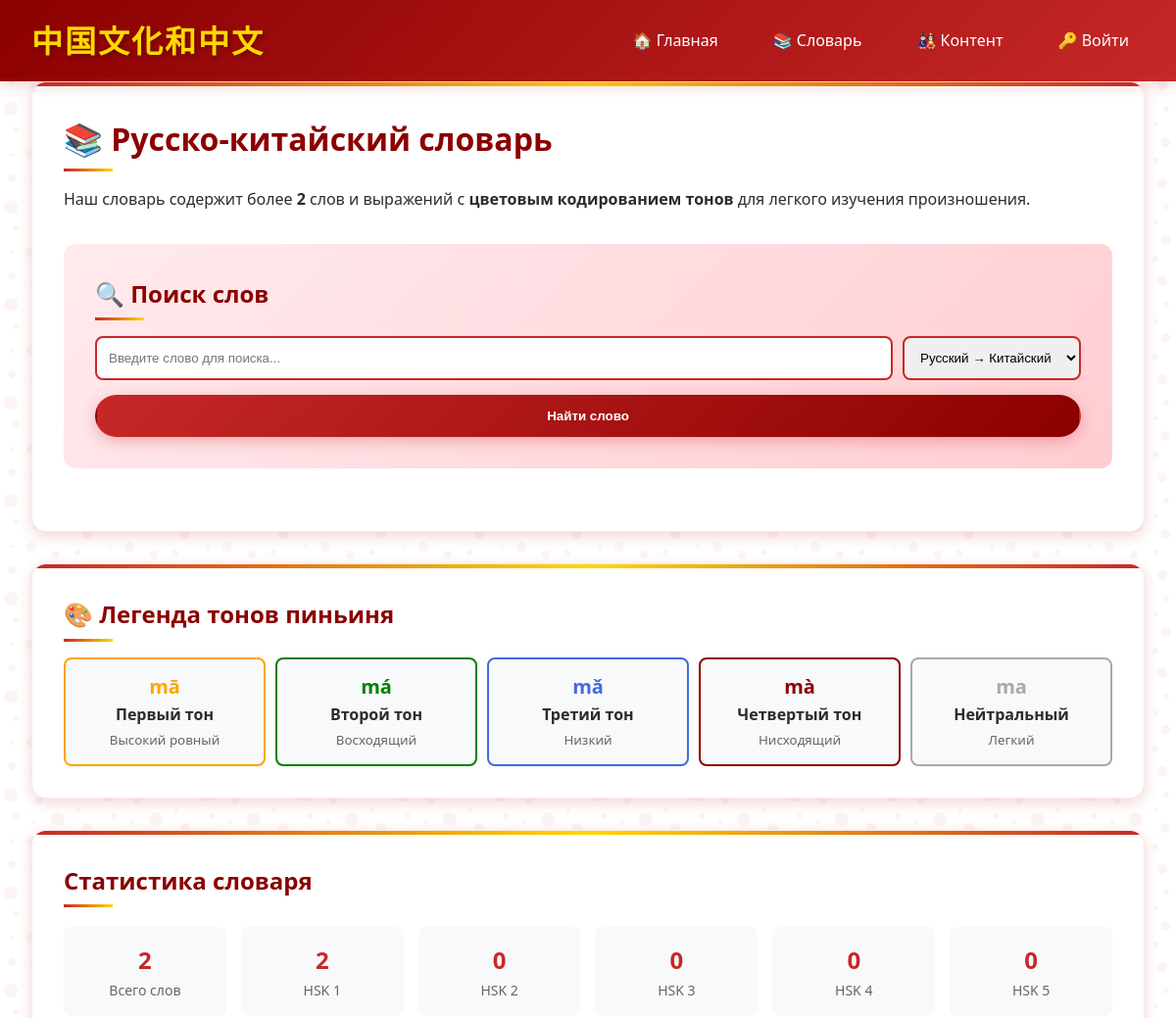
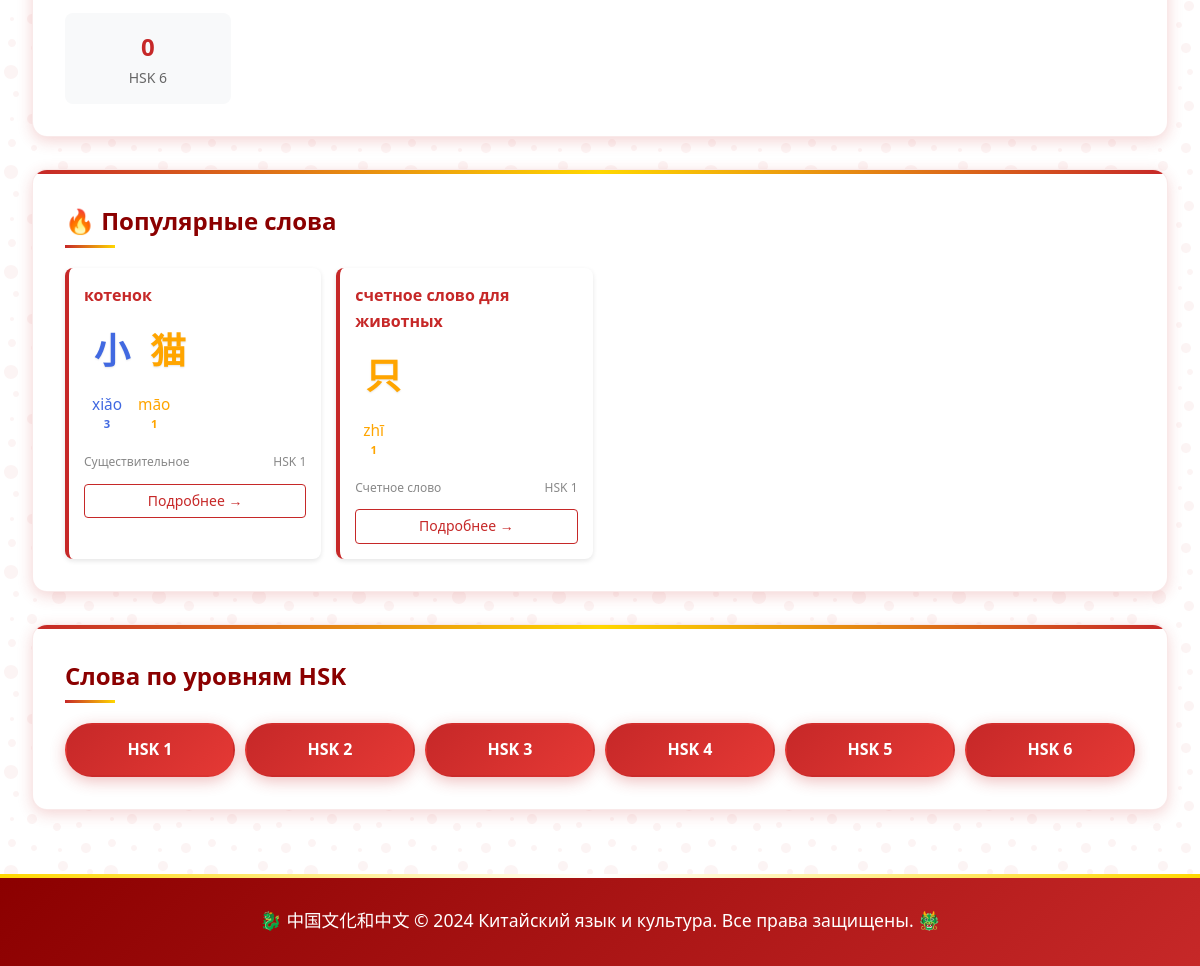
Page /dictionary/ on the committed database (2 pictures, top to bottom).
### apps/dictionary/models.py (models this page shows, shortened)
class Word(models.Model):
    PART_OF_SPEECH_CHOICES = [
        ('noun', 'Существительное'),
        ('verb', 'Глагол'),
        ('adjective', 'Прилагательное'),
        ('adverb', 'Наречие'),
        ('pronoun', 'Местоимение'),
        ('numeral', 'Числительное'),
        ('preposition', 'Предлог'),
        ('conjunction', 'Союз'),
        ('interjection', 'Междометие'),
        ('measure word', ' Счетное слово')
    ]
    russian = models.CharField(max_length=200, verbose_name="Русское слово")
    chinese_simplified = models.CharField(max_length=100, verbose_name="Китайский (упрощенный)")
    pinyin = models.CharField(max_length=200, verbose_name="Пиньинь")
    part_of_speech = models.CharField(max_length=20, choices=PART_OF_SPEECH_CHOICES, default='noun')
    hsk_level = models.IntegerField(verbose_name="Уровень HSK", default=1)
    created_at = models.DateTimeField(auto_now_add=True)
    updated_at = models.DateTimeField(auto_now=True)
    class Meta:
        verbose_name = "Слово"
        verbose_name_plural = "Слова"
        ordering = ['russian']
        indexes = [
            models.Index(fields=['russian']),
            models.Index(fields=['chinese_simplified']),
            models.Index(fields=['pinyin']),
        ]

### apps/dictionary/views.py (the view)
# urls.py: path('', views.dictionary_home, name='home'),
def dictionary_home(request):
    featured_words = Word.objects.all()[:8]
    total_words = Word.objects.count()
    words_by_hsk = {
        'HSK 1': Word.objects.filter(hsk_level=1).count(),
        'HSK 2': Word.objects.filter(hsk_level=2).count(),
        'HSK 3': Word.objects.filter(hsk_level=3).count(),
        'HSK 4': Word.objects.filter(hsk_level=4).count(),
        'HSK 5': Word.objects.filter(hsk_level=5).count(),
        'HSK 6': Word.objects.filter(hsk_level=6).count(),
    }
    return render(request, 'dictionary/home.html', {
        'featured_words': featured_words,
        'total_words': total_words,
        'words_by_hsk': words_by_hsk,
    })

### apps/dictionary/templatetags/pinyin_filters.py (called while the page is built, shortened)
def split_pinyin_syllables(pinyin_text):
    if not pinyin_text:
        return []
    pinyin_text = pinyin_text.lower().strip()
    pattern = r'([bcdfghjklmnpqrstwxyz]*[aeiouüāáǎàēéěèīíǐìōóǒòūúǔùǖǘǚǜ]+[ng]*)'
    syllables = re.findall(pattern, pinyin_text)
    syllables = [syl for syl in syllables if syl]
    return syllables

def detect_tone(syllable):
    tone_mapping = {
        'ā': 1, 'á': 2, 'ǎ': 3, 'à': 4,
        'ē': 1, 'é': 2, 'ě': 3, 'è': 4,
        'ī': 1, 'í': 2, 'ǐ': 3, 'ì': 4,
        'ō': 1, 'ó': 2, 'ǒ': 3, 'ò': 4,
        'ū': 1, 'ú': 2, 'ǔ': 3, 'ù': 4,
        'ǖ': 1, 'ǘ': 2, 'ǚ': 3, 'ǜ': 4
    }
    for char in syllable:
        if char in tone_mapping:
            return tone_mapping[char]
    return 0  # нейтральный тон

@register.filter
def colorize_pinyin(pinyin_text):
    if not pinyin_text:
        return ""
    syllables_list = split_pinyin_syllables(pinyin_text)
    if not syllables_list:
        return mark_safe(f'<span style="color: #95a5a6;">{pinyin_text}</span>')
    html_parts = []
    for syllable in syllables_list:
        tone = detect_tone(syllable)
        color = TONE_COLORS.get(tone, TONE_COLORS[0])
        html_parts.append(
            f'<span class="pinyin-syllable" style="color: {color}; margin: 0 3px; display: inline-block; text-align: center; vertical-align: top;">'
            f'<span class="pinyin-text" style="font-size: 1.1em; display: block;">{syllable}</span>'
            f'<span class="tone-indicator" style="font-size: 0.8em; font-weight: bold; display: block;">{tone if tone > 0 else "⁰"}</span>'
            f'</span>'
        )
    return mark_safe(''.join(html_parts))

@register.filter
def colorize_characters(chinese_text, pinyin_text):
    if not chinese_text or not pinyin_text:
        return mark_safe(f'<span style="font-size: 1.5em; font-weight: bold;">{chinese_text or ""}</span>')
    pinyin_syllables = split_pinyin_syllables(pinyin_text)
    characters = list(chinese_text.strip())
    if len(characters) == len(pinyin_syllables):
        html_parts = []
        for char, pinyin_syllable in zip(characters, pinyin_syllables):
            tone = detect_tone(pinyin_syllable)
            color = TONE_COLORS.get(tone, TONE_COLORS[0])
            html_parts.append(
                f'<span class="chinese-char" style="color: {color}; font-size: 1.5em; font-weight: bold; margin: 0 5px; display: inline-block;">{char}</span>'
            )
        return mark_safe(''.join(html_parts))

### templates/dictionary/home.html (shortened to what this page needs)
{% extends 'base.html' %}
{% load pinyin_filters %}
{% block content %}
<div class="card">
    <h1>📚 Русско-китайский словарь</h1>
    <p>Наш словарь содержит более <strong>{{ total_words }}</strong> слов и выражений с <strong>цветовым кодированием тонов</strong> для легкого изучения произношения.</p>
    <div class="search-section" style="background: linear-gradient(135deg, #ffebee 0%, #ffcdd2 100%); padding: 2rem; border-radius: 12px; margin: 2rem 0;">
        <h2>🔍 Поиск слов</h2>
        <form method="get" action="{% url 'dictionary:search' %}" class="search-form">
            <div style="display: flex; gap: 10px; margin-bottom: 15px;">
                <input type="text" name="q" placeholder="Введите слово для поиска..."
                       value="{{ query }}" style="flex: 1; padding: 12px; border: 2px solid #c62828; border-radius: 8px;">
                <select name="type" style="padding: 12px; border: 2px solid #c62828; border-radius: 8px;">
                    <option value="ru-zh">Русский → Китайский</option>
                </select>
            </div>
            <button type="submit" class="btn" style="width: 100%;">Найти слово</button>
        </form>
    </div>
</div>
<div class="card">
    <h2>🎨 Легенда тонов пиньиня</h2>
    <div style="display: grid; grid-template-columns: repeat(auto-fit, minmax(130px, 1fr)); gap: 10px; margin-top: 15px;">
        <div style="text-align: center; padding: 12px; border-radius: 8px; background: #f8f9fa; border: 2px solid #FFA500;">
            <div style="color: #FFA500; font-size: 20px; font-weight: bold;">mā</div>
            <div style="font-weight: bold;">Первый тон</div>
            <small style="color: #666;">Высокий ровный</small>
        </div>
        <div style="text-align: center; padding: 12px; border-radius: 8px; background: #f8f9fa; border: 2px solid #008000;">
            <div style="color: #008000; font-size: 20px; font-weight: bold;">má</div>
            <div style="font-weight: bold;">Второй тон</div>
            <small style="color: #666;">Восходящий</small>
        </div>
        <div style="text-align: center; padding: 12px; border-radius: 8px; background: #f8f9fa; border: 2px solid #4169E1;">
            <div style="color: #4169E1; font-size: 20px; font-weight: bold;">mǎ</div>
            <div style="font-weight: bold;">Третий тон</div>
            <small style="color: #666;">Низкий</small>
        </div>
        <div style="text-align: center; padding: 12px; border-radius: 8px; background: #f8f9fa; border: 2px solid #8B0000;">
            <div style="color: #8B0000; font-size: 20px; font-weight: bold;">mà</div>
            <div style="font-weight: bold;">Четвертый тон</div>
            <small style="color: #666;">Нисходящий</small>
        </div>
        <div style="text-align: center; padding: 12px; border-radius: 8px; background: #f8f9fa; border: 2px solid #A9A9A9;">
            <div style="color: #A9A9A9; font-size: 20px; font-weight: bold;">ma</div>
            <div style="font-weight: bold;">Нейтральный</div>
            <small style="color: #666;">Легкий</small>
        </div>
    </div>
</div>
<div class="card">
    <h2>Статистика словаря</h2>
    <div style="display: grid; grid-template-columns: repeat(auto-fit, minmax(150px, 1fr)); gap: 15px; margin-top: 20px;">
        <div style="text-align: center; padding: 15px; background: #f8f9fa; border-radius: 8px;">
            <div style="font-size: 24px; font-weight: bold; color: #c62828;">{{ total_words }}</div>
            <div style="font-size: 14px; color: #666;">Всего слов</div>
        </div>
        {% for level, count in words_by_hsk.items %}
        <div style="text-align: center; padding: 15px; background: #f8f9fa; border-radius: 8px;">
            <div style="font-size: 24px; font-weight: bold; color: #c62828;">{{ count }}</div>
            <div style="font-size: 14px; color: #666;">{{ level }}</div>
        </div>
        {% endfor %}
    </div>
</div>
<div class="card">
    <h2>🔥 Популярные слова</h2>
    <div class="word-grid" style="display: grid; grid-template-columns: repeat(auto-fill, minmax(220px, 1fr)); gap: 15px; margin-top: 20px;">
        {% for word in featured_words %}
        <div style="background: white; padding: 15px; border-radius: 8px; border-left: 4px solid #c62828; box-shadow: 0 2px 5px rgba(0,0,0,0.1); transition: transform 0.3s ease;">
            <div style="font-weight: bold; color: #c62828; font-size: 16px; margin-bottom: 8px;">{{ word.russian }}</div>
            <div style="font-size: 24px; margin: 8px 0; font-weight: bold; min-height: 40px;">
                {{ word.chinese_simplified|colorize_characters:word.pinyin }}
            </div>
            <div style="color: #666; font-size: 14px; min-height: 50px; line-height: 1.4;">
                {{ word.pinyin|colorize_pinyin }}
            </div>
            <div style="display: flex; justify-content: space-between; align-items: center; margin-top: 10px; font-size: 12px; color: #888;">
                <span>{{ word.get_part_of_speech_display }}</span>
                <span>HSK {{ word.hsk_level }}</span>
            </div>
            <a href="{% url 'dictionary:word_detail' word.id %}" style="display: block; margin-top: 12px; color: #c62828; text-decoration: none; font-size: 14px; text-align: center; padding: 5px; border: 1px solid #c62828; border-radius: 4px; transition: all 0.3s ease;">
                Подробнее →
            </a>
        </div>
        {% empty %}
        <div style="text-align: center; padding: 2rem; color: #666; grid-column: 1 / -1;">
            <p>😔 Слова еще не добавлены в словарь</p>
            <a href="/admin/dictionary/word/add/" class="btn" style="margin-top: 10px;">Добавить слова через админку</a>
        </div>
        {% endfor %}
    </div>
</div>
<div class="card">
    <h2>Слова по уровням HSK</h2>
    <div style="display: grid; grid-template-columns: repeat(auto-fit, minmax(120px, 1fr)); gap: 10px; margin-top: 20px;">
        {% for level in "123456" %}
        <a href="{% url 'dictionary:words_by_hsk' forloop.counter %}"
           class="btn"
           style="background: linear-gradient(135deg, #c62828, #e53935); text-align: center; padding: 12px;">
            HSK {{ level }}
        </a>
        {% endfor %}
    </div>
</div>
{% endblock %}

### static/css/style.css (style rules this page uses)
* { margin: 0; padding: 0; box-sizing: border-box; }
:root { --primary-red: #c62828; --dark-red: #8b0000; --light-red: #ff5252; --gold: #ffd700; --dark-gold: #b8860b; --black: #2c2c2c; --white: #ffffff; --cream: #fffaf0; --dark-cream: #f5f5dc; --shadow: 0 4px 15px rgba(198, 40, 40, 0.2); }
body { font-family: 'Segoe UI', Tahoma, Geneva, Verdana, sans-serif; line-height: 1.6; color: var(--black); background: linear-gradient(135deg, var(--cream) 0%, var(--dark-cream) 100%); min-height: 100vh; }
.btn { display: inline-block; background: linear-gradient(135deg, var(--primary-red) 0%, var(--dark-red) 100%); color: var(--white); padding: 12px 28px; border: none; border-radius: 50px; text-decoration: none; font-weight: 600; text-align: center; cursor: pointer; transition: all 0.4s ease; position: relative; overflow: hidden; box-shadow: 0 4px 15px rgba(198, 40, 40, 0.3); border: 2px solid transparent; }
.btn::before { content: ""; position: absolute; top: 0; left: -100%; width: 100%; height: 100%; background: linear-gradient(90deg, transparent, rgba(255, 255, 255, 0.2), transparent); transition: left 0.5s ease; }
.card { background: var(--white); border-radius: 15px; padding: 2rem; margin-bottom: 2rem; box-shadow: var(--shadow); border: 1px solid rgba(198, 40, 40, 0.1); position: relative; overflow: hidden; }
.card::before { content: ""; position: absolute; top: 0; left: 0; right: 0; height: 4px; background: linear-gradient(90deg, var(--primary-red), var(--gold), var(--primary-red)); }
.card h1, .card h2, .card h3 { color: var(--dark-red); margin-bottom: 1rem; position: relative; padding-bottom: 0.5rem; }
.card h1::after, .card h2::after, .card h3::after { content: ""; position: absolute; bottom: 0; left: 0; width: 50px; height: 3px; background: linear-gradient(90deg, var(--primary-red), var(--gold)); }
.card, .meme-item, .news-item, .article-item { animation: fadeInUp 0.6s ease-out; }
.search-section { background: linear-gradient(135deg, #ffebee 0%, #ffcdd2 100%); }
.word-grid { display: grid; grid-template-columns: repeat(auto-fill, minmax(200px, 1fr)); gap: 15px; }
.pinyin-syllable { position: relative; display: inline-block; margin: 0 2px; padding: 2px 4px; border-radius: 3px; transition: all 0.3s ease; }
.chinese-char { display: inline-block; margin: 0 2px; padding: 2px 4px; border-radius: 3px; transition: all 0.3s ease; text-shadow: 0 1px 2px rgba(0, 0, 0, 0.1); }
.pinyin-syllable { transition: all 0.3s ease; padding: 2px 5px; }
.chinese-char { transition: all 0.3s ease; padding: 5px; }

### rows in the picture
Word: russian "котенок", chinese_simplified|colorize_characters "小 猫", pinyin|colorize_pinyin "xiǎo 3 māo 1", part_of_speech "Существительное", hsk_level "1"
Word: russian "счетное слово для животных", chinese_simplified|colorize_characters "只", pinyin|colorize_pinyin "zhī 1", part_of_speech "Счетное слово", hsk_level "1"

### other values in the picture
{{ total_words }} "2"
{{ count }} "2" "0" "0" "0" "0" "0"
{{ level }} "HSK 1" "HSK 2" "HSK 3" "HSK 4" "HSK 5" "HSK 6"
{{ level }} "1" "2" "3" "4" "5" "6"
